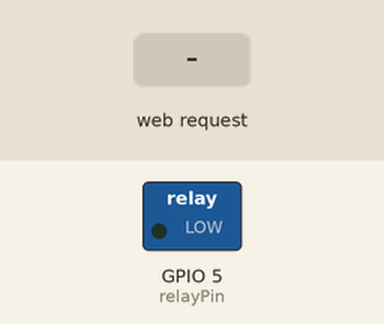
Recording of a sketch running on a simulated ESP8266 (NodeMCU). Parts: switched loads named in the sketch (green lamp = pin HIGH). Inputs (shaded band) come from the test bench. WiFi joins after 1.5 s; servers stay silent unless stated; not simulated (calls return 0 or success): arduino_secrets.h; what the sketch prints to the serial monitor is not drawn.

Above: at 2.7 s.
2.8 s: HTTP request GET /water?action=on received
At 3.4 s:
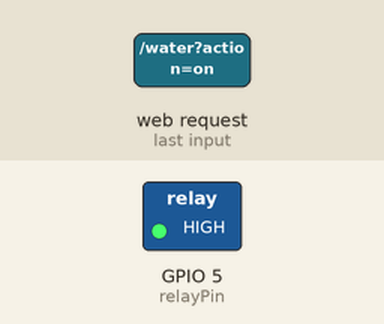
4.3 s: HTTP request GET /water?action=off received
At 5.7 s:
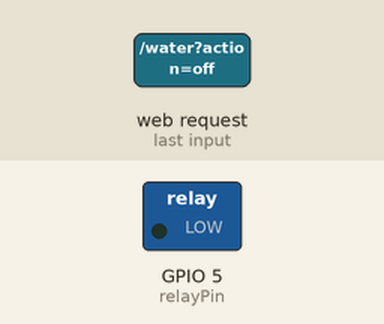
Timing chart, 0 to 7.3 s (numbered marks = the images above; inputs shaded):
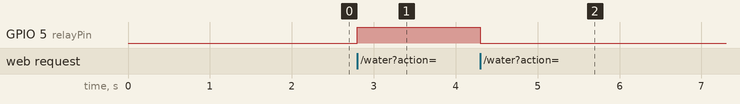

The sketch:

control.ino
```cpp
#include <ESP8266WiFi.h>
#include <ESP8266WebServer.h>

// WIFI&PASSWORD
#include "arduino_secrets.h"   //import password file


const char* ssid     = SECRET_SSID; // Set the WiFi SSID from the arduino_secrets.h file
const char* password = SECRET_PASS; // Set the WiFi password from the arduino_secrets.h file


// PORT
ESP8266WebServer server(80);

// PIN
const int relayPin = 5; //

unsigned long wateringTime = 10000; // WATERING TIME
unsigned long startWateringTime = 0; // START TIME

void setup() {
  Serial.begin(115200);
  WiFi.begin(ssid, password);
  while (WiFi.status() != WL_CONNECTED) {
    delay(500);
    Serial.print(".");
  }

  Serial.println("");
  Serial.print("Connected to WiFi. IP address: ");
  Serial.println(WiFi.localIP());

  pinMode(relayPin, OUTPUT);
  digitalWrite(relayPin, LOW); //SHUT AT BEGINNING

  server.on("/water", handleWaterCommand);
  server.begin();
}

void loop() {
  server.handleClient();

  // CHECK THE END POINT
  if (startWateringTime != 0 && millis() - startWateringTime >= wateringTime) {
    digitalWrite(relayPin, LOW); // STOP WSTERING
    startWateringTime = 0; // RESET TIME
  }
}

void handleWaterCommand() {
  String action = server.arg("action");
  if (action == "on") {
    digitalWrite(relayPin, HIGH); // TURN ON THE RELAY
    startWateringTime = millis(); // RECORD THE WATER TIME
    server.send(200, "text/plain", "Water pump turned ON for " + String(wateringTime / 1000) + " seconds");
  } else if (action == "off") {
    digitalWrite(relayPin, LOW); // SHUT THE RELAY
    startWateringTime = 0; // RESET THE TIME
    server.send(200, "text/plain", "Water pump turned OFF");
  } else {
    server.send(400, "text/plain", "Invalid command");
  }
}
```

Measured:
- after the input at 2.8 s, GPIO 5 (relayPin): LOW → HIGH at once
- after the input at 4.3 s, GPIO 5 (relayPin): HIGH → LOW at once
